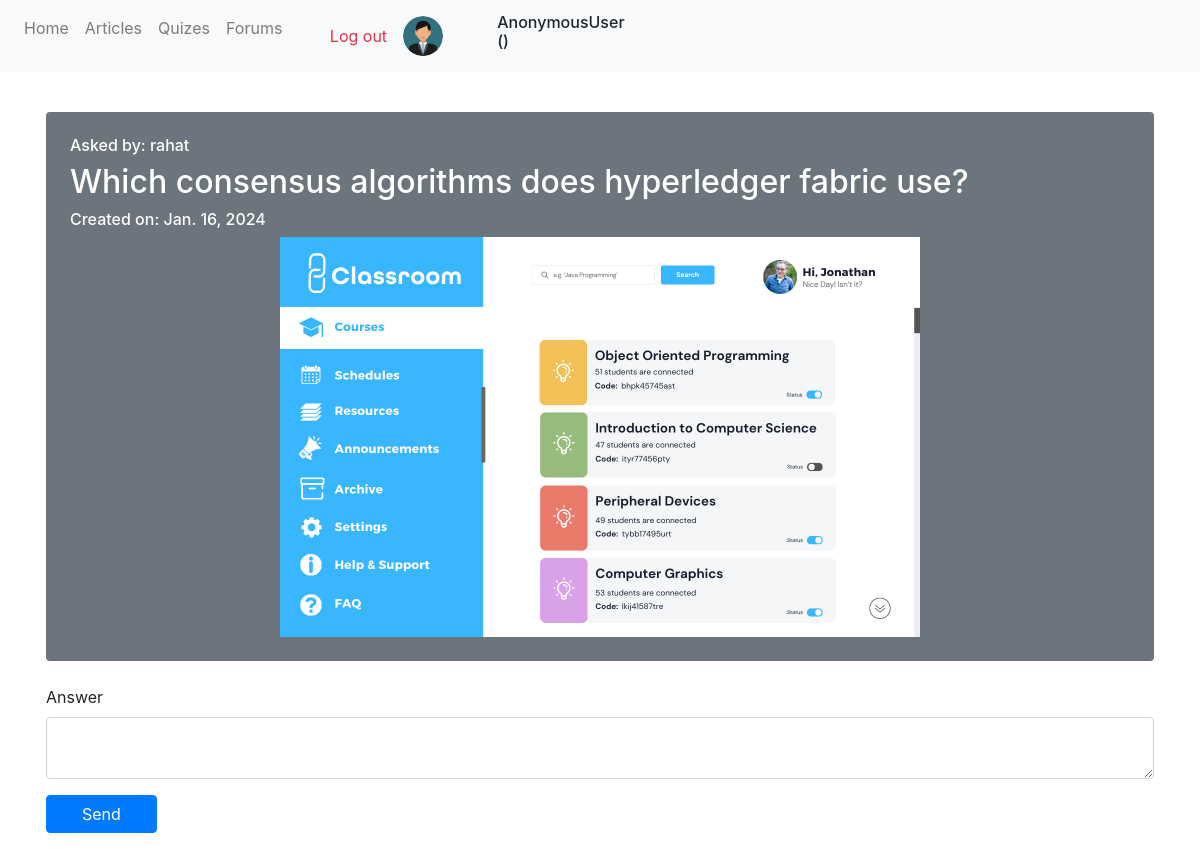
The app's page /forums/questions/1 with its own data.
### App_Forums/models.py (models this page shows, shortened)
class Question(models.Model):
    asked_by = models.ForeignKey(User, on_delete=models.CASCADE, related_name='questions_asked')
    forum = models.ForeignKey(Forum, on_delete=models.CASCADE, related_name='questions')
    question = models.TextField(blank=True)
    image = models.ImageField(upload_to='forum_pics', blank=True)
    created_date = models.DateField(auto_now_add=True)
    class Meta:
        ordering = ['-created_date',]

### App_Forums/views.py (the view, shortened to what this page needs)
# urls.py: path('questions/<int:id>', views.question_view, name="question_view"),
def question_view(request, id):
    question = Question.objects.get(id=id)
    answers = Answer.objects.filter(question=question)
    form = AnswerForm()
    context = {
        'title' : f"Q.{question.question}",
        'question' : question,
        'answers' : answers,
        'form' : form
    }
    return render(request, 'App_Forums/question.html', context)

### App_Forums/forms.py
class AnswerForm(forms.ModelForm):
    class Meta:
        model = Answer
        fields = ['answer']
        widgets = {
            'answer': forms.Textarea(attrs={'rows': 2}),
        }

### templates/App_Forums/question.html (shortened to what this page needs)
{% extends 'navbar.html' %}
{% load crispy_forms_tags %}
{% block body_block %}
<div class="bg-secondary text-white my-4 p-4 rounded">
    <div class="">
        <h6>Asked by: {{question.asked_by}}</h6>
        <h2>{{question.question}}</h2>
        <h6>Created on: {{question.created_date}}</h6>
        {% if question.image %}
            <div class="d-flex justify-content-center">
                <img src="/media/{{question.image}}" height="400px" alt="...">
            </div>
        {% endif %}
    </div>
</div>
<div>
    <form method='POST'>
        {{form|crispy}}
        <button type="submit" style="width:10%;" class="btn btn-primary"> Send </button>
    </form>
</div>
{% endblock %}

### records on screen
Question: asked_by "rahat", question "Which consensus algorithms does hyperledger fabric use?", created_date "Jan. 16, 2024", image (picture)

### other values on screen
{{ request.user }} "AnonymousUser"
